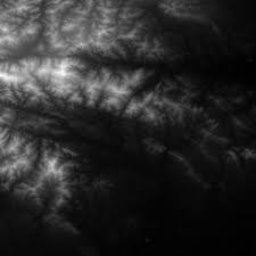
#> input picture BM_tauHard_to_tauHard-2sigma2/special_test_image/forest.png, 256 x 256 px
$ python ROC.py   (older library calls are emulated)
#> lines starting #> are read from the running program, lines starting #| are printed output that depends on the picture; after the words box and inside, x2 and y2 are one past the last pixel; in counts of white or black regions, pixels touching at a corner belong together
#> further down, im is the input picture: shape (256, 256); min 0, max 250, mean 41.8
### src/utils.py
import numpy as np


def symetrize(img, N):
    img_pad = np.pad(img, ((N, N), (N, N)), 'symmetric')
    return img_pad


def add_gaussian_noise(im, sigma, seed=None):
#> called with sigma = 10, seed = 1
    if seed is not None:
        np.random.seed(seed)
    im = im + (sigma * np.random.randn(*im.shape)).astype(np.int)
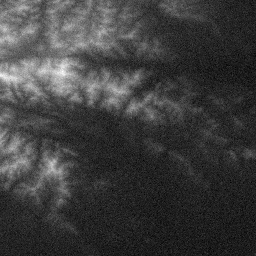
#> im: shape (256, 256) int64; min -31, max 269, mean 41.8; drawn with min black and max white
    im = np.clip(im, 0., 255., out=None)
    im = im.astype(np.uint8)
    return im


# [51 lines left out: functions ind_initialize, get_kaiserWindow, get_coef, sd_weighting, get_mean, not called in this run]


# [3 lines that do not run on import are left out]

### BM_influenced_by_denoising_methods/patch_matching.py
import numpy as np
import cv2


def compute_patch_distance(im, k, refer_center=None):
#> called with k = 9
    assert k % 2 == 1
    im_h, im_w = im.shape
#> im_h = 256; im_w = 256
    if refer_center == None:
        cy, cx = im_h // 2, im_w // 2
#> cy = 128; cx = 128
    else:
        cy, cx = refer_center
    im = im.astype(np.float64)
    distance_table = np.zeros((im_h - k + 1, im_w - k + 1), np.float64)
    refer_patch = im[cy - k // 2:cy + k // 2 + 1, cx - k // 2: cx + k // 2 + 1]

    for i in range(k // 2, im_h - k // 2):
        for j in range(k // 2, im_w - k // 2):
            relative_patch = im[i - k // 2:i + k // 2 + 1, j - k // 2: j + k // 2 + 1]
            distance = np.sum((refer_patch - relative_patch) * (refer_patch - relative_patch)) / k / k
            distance_table[i - k // 2][j - k // 2] = distance
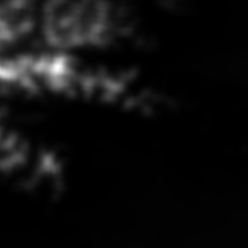
#> distance_table: shape (248, 248) float64; min 0, max 38269.4, mean 2206.6; drawn with min black and max white

    return distance_table


# [8 lines left out: function distance2weight, not called in this run]


# [11 lines that do not run on import are left out]

### BM_influenced_by_denoising_methods/recall_precision.py
import numpy as np


def distance_2_precision_recall_fpRate(original_im_distance, noisy_im_distance, fixed_threshold, threshold):
    ground_truth = original_im_2_ground_truth(original_im_distance, fixed_threshold)
    predict = noisy_im_2_predict(noisy_im_distance, threshold)
    precision, recall, fp_rate = calculate_precision_recall(ground_truth, predict)
    return precision, recall, fp_rate


def original_im_2_ground_truth(ori_im_distance, threshold):
    ground_truth = np.where(ori_im_distance > threshold, 1, 0)
    return ground_truth


def noisy_im_2_predict(noisy_im_distance, threshold):
    predict = np.where(noisy_im_distance > threshold, 1, 0)
    return predict


def calculate_precision_recall(ground_truth, predict):
    """
    :param ground_truth:  bin (0:false, 1: True)
    :param predict: bin (0:false, 1: True)
    :return:
    """
    tp = np.sum(np.logical_and(ground_truth, predict))
    fn = np.sum(np.logical_and(ground_truth, 1 - predict))
    fp = np.sum(np.logical_and(1 - ground_truth, predict))
    tn = np.sum(np.logical_and(1 - ground_truth, 1 - predict))

    precision = tp / (tp + fp)
    recall = tp / (tp + fn)
    fp_rate = fp / (fp + tn)

    return precision, recall, fp_rate


# [7 lines that do not run on import are left out]

### src/denoising_method_NLM.py
import cv2


def nlm_denoise(noisy_im, sigma):
    if sigma == 2:
        h = 2.0263157894736836
    elif sigma == 5:
        h = 5.355263157894737
    elif sigma == 10:
        h = 10.473684210526315
    elif sigma == 20:
        h = 18.894736842105264
    elif sigma == 30:
        h = 25.894736842105264
    elif sigma == 40:
        h = 32.21052631578947
    elif sigma == 60:
        h = 43.10526315789474
    elif sigma == 80:
        h = 53.26315789473684
    elif sigma == 100:
        h = 61.578947368421055
    else:
        print('false')

    im_est = cv2.fastNlMeansDenoising(noisy_im, None, h=h, templateWindowSize=7, searchWindowSize=21)
    return im_est


# [11 lines that do not run on import are left out]

# [44 lines of commented-out code are left out]

### src/denoising_method_TV.py
import cv2
import prox_tv as ptv


def tv_denoise(noisy_im, sigma):
    if sigma == 2:
        weight = 0.38828571428571435
    elif sigma == 5:
        weight = 1.7
    elif sigma == 10:
        weight = 4.228571428571429
    elif sigma == 20:
        weight = 10.857142857142858
    elif sigma == 30:
        weight = 19.142857142857142
    elif sigma == 40:
        weight = 24.857142857142858
    elif sigma == 60:
        weight = 38.857142857142854
    elif sigma == 80:
        weight = 48.857142857142854
    elif sigma == 100:
        weight = 56.0
    else:
        print('false')

    im_est = ptv.tv1_2d(noisy_im, w=weight)
    return im_est


# [11 lines that do not run on import are left out]


# [51 lines of commented-out code are left out]

### BM_tauHard_to_tauHard-2sigma2/ROC.py
import numpy as np
from matplotlib import pyplot as plt
from sklearn.metrics import auc

from BM_influenced_by_denoising_methods.patch_matching import compute_patch_distance
from BM_influenced_by_denoising_methods.recall_precision import distance_2_precision_recall_fpRate


def compute_fpr_tpr(im, im_est, k):
    im_dist_table = compute_patch_distance(im, k)
    est_dist_table = compute_patch_distance(im_est, k)
    max_dist = np.max(im_dist_table)
#> max_dist = 38269.4

    fp_rate_list = list()
    tp_rate_list = list()
    precision_list = list()
    recall_list = list()
    thre_list = list(np.arange(-1, 102) / 100 * max_dist)
#> thre_list = 103 values from -382.7 to 38652.1
    fixed_thr = max_dist / 2
#> fixed_thr = 19134.7
    for thre in thre_list:
        pr, rc, fpr = distance_2_precision_recall_fpRate(im_dist_table, est_dist_table, fixed_thr, thre)
        fp_rate_list.append(fpr)
        tp_rate_list.append(rc)
        precision_list.append(pr)
        recall_list.append(rc)
#> this loop made 103 passes
#> thre on passes 1 to 12: -382.7, 0, 382.7, 765.4, 1148.1, 1530.8, 1913.5, 2296.2, 2678.9, 3061.6, 3444.2, 3826.9
#> thre on passes 55 to 60: 20282.8, 20665.5, 21048.2, 21430.9, 21813.6, 22196.3
#> pass 1, in original_im_2_ground_truth, `ground_truth = np.where(ori_im_distance > threshold, 1, 0)`:
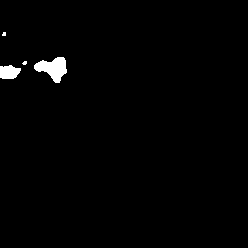
#> ground_truth: shape (248, 248) int64; values 0 (black) and 1 (white), 1.2% white; 4 white regions (2 under 20 px), largest, box (x1, y1, x2, y2) and area: (34, 57, 67, 83) 493, (0, 65, 21, 79) 232
#> pass 2, in noisy_im_2_predict (call 2), `predict = np.where(noisy_im_distance > threshold, 1, 0)`:
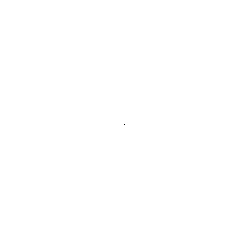
#> predict: shape (248, 248) int64; values 0 (black) and 1 (white), 100% white; black in thin lines or dots, all inside (x1, y1, x2, y2) = (124, 124, 125, 125)
#> pass 3, in noisy_im_2_predict (call 3), `predict = np.where(noisy_im_distance > threshold, 1, 0)`:
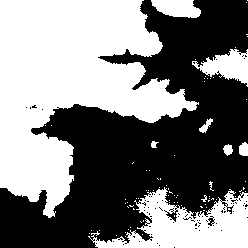
#> predict: shape (248, 248) int64; values 0 (black) and 1 (white), 49% white; 83 white regions (75 under 20 px), largest, box (x1, y1, x2, y2) and area: (0, 0, 199, 218) 22854, (88, 187, 248, 248) 5039, (192, 49, 248, 87) 1080
    fp_rate_list.append(0)
    tp_rate_list.append(0)
    return fp_rate_list, tp_rate_list


def draw_ROC(fpr, tpr):
    roc_auc = auc(fpr, tpr)
    plt.plot(fpr, tpr, lw=1, alpha=0.7, label='AUC = %0.2f' % (roc_auc))
    plt.xlabel('False Positive Rate')
    plt.ylabel('True Positive Rate')
    plt.title('RoC Curve')
    plt.legend(loc="lower right")
    return plt


if __name__ == '__main__':
    import os
    import cv2
    from utils import add_gaussian_noise
    from plot_list_dict import plot_dict_res

    from denoising_method_NLM import nlm_denoise
    from denoising_method_TV import tv_denoise
    from denoising_method_Wavelet import wavelet_denoise

    save_dir = 'RoC_result/'
    os.makedirs(save_dir, exist_ok=True)

    patch_k = 9

    im_dir = 'special_test_image'

    sigma_list = [10, 20, 30, 40, 60, 80, 100]
    for im_name in os.listdir(im_dir):

        auc_list_noisy = list()
        auc_list_nlm = list()
        auc_list_tv = list()
        auc_list_Wavelet = list()
        for sigma in sigma_list:
            im_path = os.path.join(im_dir, im_name)
            im = cv2.imread(im_path, cv2.IMREAD_GRAYSCALE)
            noisy_im = add_gaussian_noise(im, sigma, seed=1)

            fpr_list, tpr_list = compute_fpr_tpr(im, noisy_im, patch_k)
            roc_auc = auc(fpr_list, tpr_list)
            # plt.plot(fpr_list, tpr_list, lw=1, alpha=0.7, color='black', linestyle='--',
            #          label='noisy_im_AUC=%0.6f' % (roc_auc))
            auc_list_noisy.append(roc_auc)

            im_est = nlm_denoise(noisy_im, sigma)
            fpr_list, tpr_list = compute_fpr_tpr(im, im_est, patch_k)
#> the loop in compute_fpr_tpr (call 2), `for thre in thre_list:` made 103 passes
#> thre on passes 1 to 12: -382.7, 0, 382.7, 765.4, 1148.1, 1530.8, 1913.5, 2296.2, 2678.9, 3061.6, 3444.2, 3826.9
#> pass 3, in noisy_im_2_predict (call 106), `predict = np.where(noisy_im_distance > threshold, 1, 0)`:
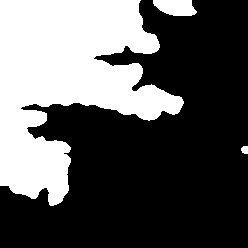
#> predict: shape (248, 248) int64; values 0 (black) and 1 (white), 35.2% white; 3 white regions, box (x1, y1, x2, y2) and area: (0, 0, 184, 206) 21075, (153, 0, 197, 16) 557, (241, 146, 248, 154) 48
            roc_auc = auc(fpr_list, tpr_list)
            # plt.plot(fpr_list, tpr_list, lw=1, alpha=0.7, color='gold', linestyle='--',
            #          label='NLM_AUC=       %0.6f' % (roc_auc))
            auc_list_nlm.append(roc_auc)

            im_est = tv_denoise(noisy_im, sigma)
#> (the run stopped early here; a loop or call above may not have finished)
